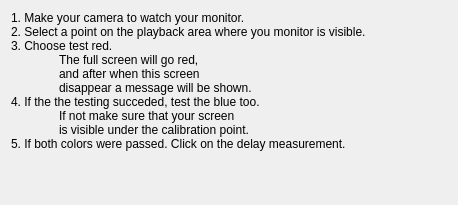
<?xml version="1.0" encoding="UTF-8"?>
<ui version="4.0">
 <class>DialogDelayMeasureHelp</class>
 <widget class="QDialog" name="DialogDelayMeasureHelp">
  <property name="geometry">
   <rect>
    <x>0</x>
    <y>0</y>
    <width>458</width>
    <height>205</height>
   </rect>
  </property>
  <property name="windowTitle">
   <string>How to perfomr stream delay calculations?</string>
  </property>
  <layout class="QGridLayout" name="gridLayout">
   <item row="0" column="0">
    <widget class="QLabel" name="label">
     <property name="text">
      <string>1. Make your camera to watch your monitor.
2. Select a point on the playback area where you monitor is visible.
3. Choose test red.
	The full screen will go red, 
	and after when this screen 
	disappear a message will be shown. 
4. If the the testing succeded, test the blue too. 
	If not make sure that your screen 
	is visible under the calibration point.
5. If both colors were passed. Click on the delay measurement.
</string>
     </property>
     <property name="alignment">
      <set>Qt::AlignLeading|Qt::AlignLeft|Qt::AlignTop</set>
     </property>
    </widget>
   </item>
  </layout>
 </widget>
 <resources/>
 <connections/>
</ui>
